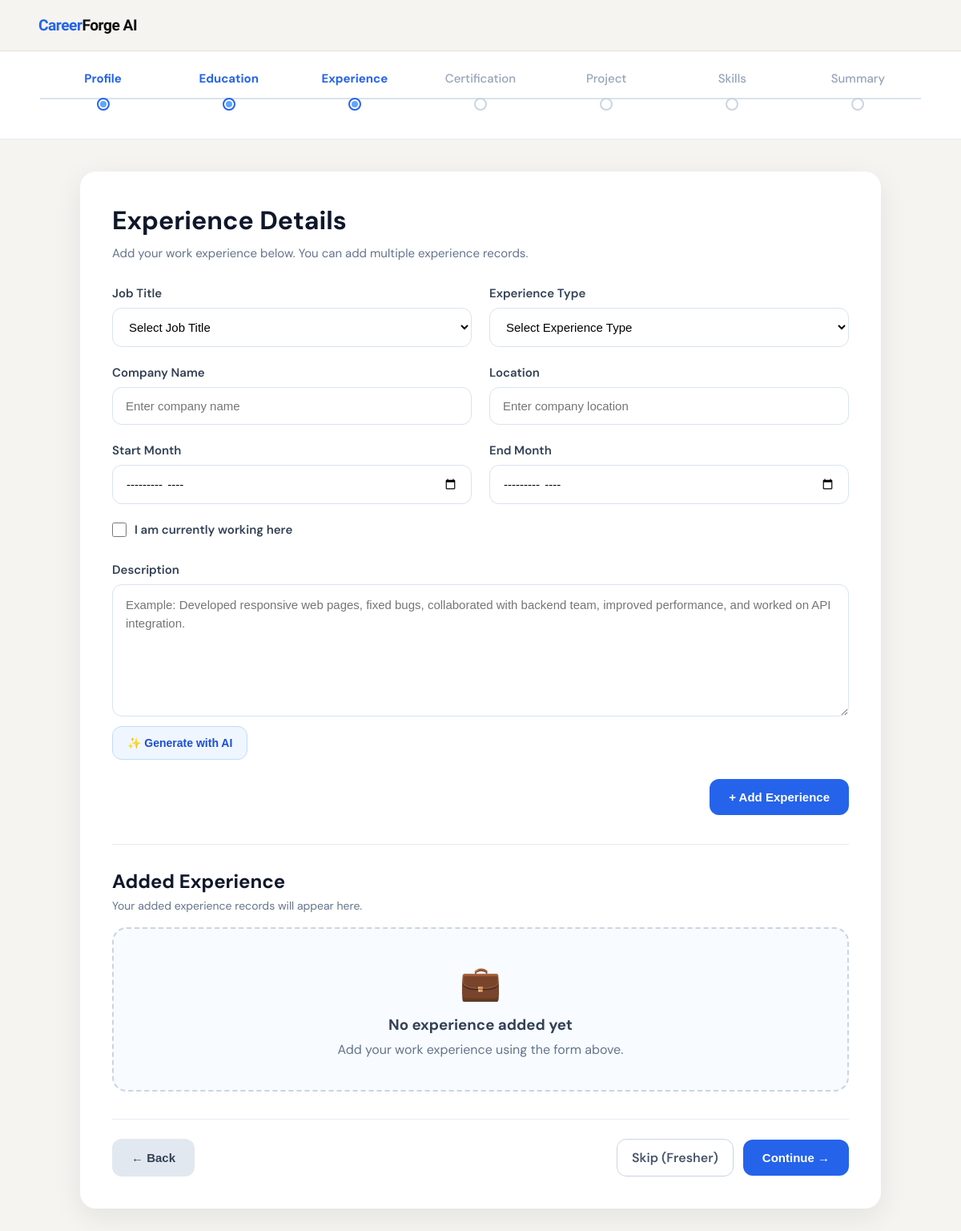
Page /experience.html (signed in) on the earlier database version.
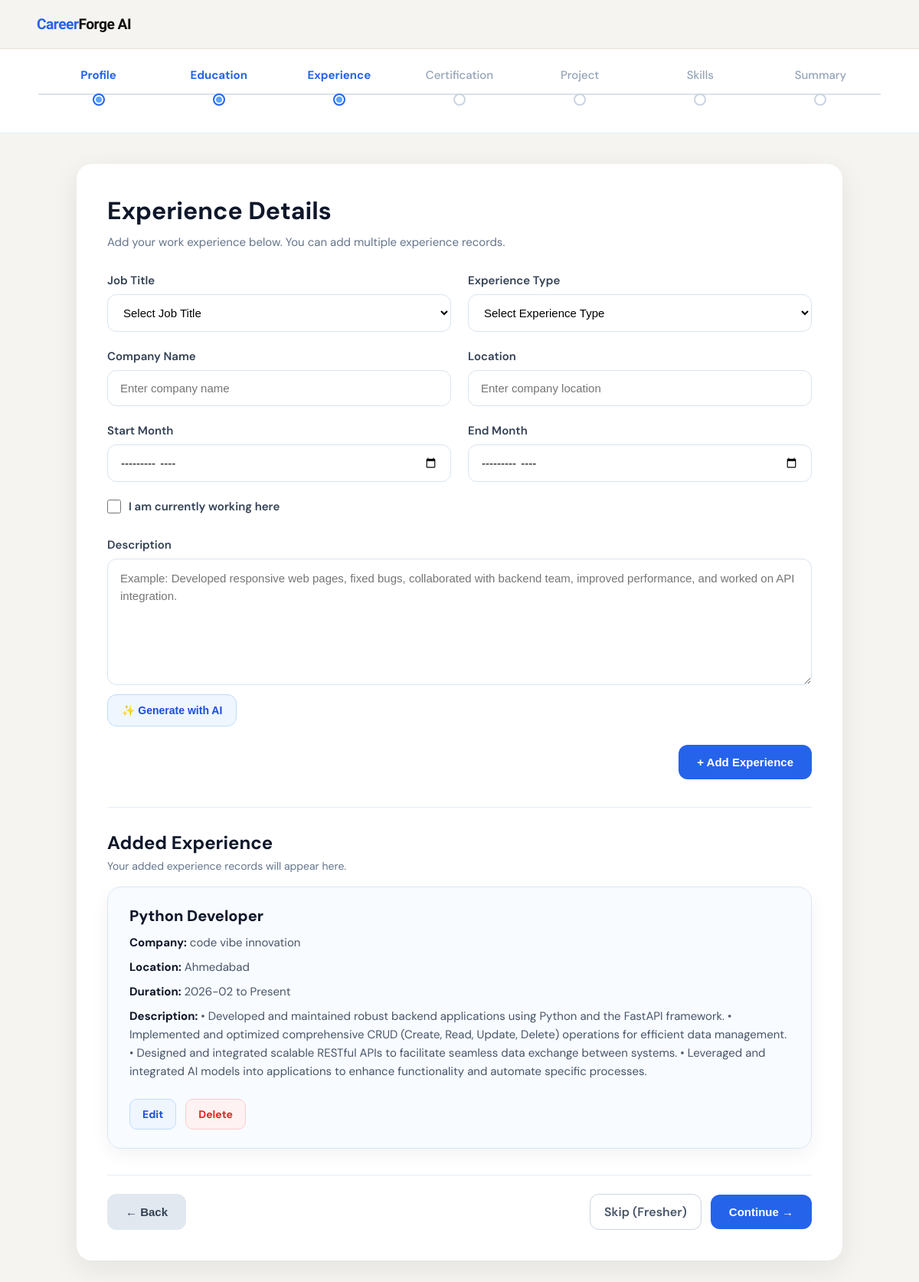
Same page on the later database version.
### tables this page shows
CREATE TABLE experience (
    id INTEGER PRIMARY KEY AUTOINCREMENT,
    user_id INTEGER NOT NULL,
    job_title_id INTEGER,
    custom_job_title TEXT,
    experience_type_id INTEGER,
    company_name TEXT,
    location TEXT,
    start_month TEXT,
    end_month TEXT,
    currently_working INTEGER DEFAULT 0,
    description TEXT,
    FOREIGN KEY (user_id) REFERENCES users(id) ON DELETE CASCADE,
    FOREIGN KEY (job_title_id) REFERENCES job_title_master(id),
    FOREIGN KEY (experience_type_id) REFERENCES experience_type_master(id)
);

### main.py (the view)
@app.get("/experience", response_class=HTMLResponse)
@app.get("/experience_detail", response_class=HTMLResponse)
@app.get("/experience.html", response_class=HTMLResponse)
def experience_page(
    request: Request,
    edit_id: int | None = Query(None)
):
    user = require_login(request)
    if isinstance(user, RedirectResponse):
        return user
    experience_list = get_experience(user["id"])
    job_title_list = get_job_titles()
    experience_type_list = get_experience_types()
    edit_experience = get_experience_by_id(edit_id, user["id"]) if edit_id else None
    return templates.TemplateResponse(
        request,
        "experience.html",
        {
            "request": request,
            "user": user,
            "experience_list": experience_list,
            "job_title_list": job_title_list,
            "experience_type_list": experience_type_list,
            "edit_experience": edit_experience,
            "step": 3
        }
    )

### template/experience.html (shortened to what the changed rows need)
<!DOCTYPE html>
<html lang="en">
<head>
    <link rel="stylesheet" href="/static/experience.css">
</head>
<body>
    <div class="page-wrapper">
        <main class="main-section">
            <div class="experience-card">
                <div class="card-header">
                    <h1>Experience Details</h1>
                </div>
                <div class="saved-section">
                    <div class="saved-header">
                        <h2>Added Experience</h2>
                    </div>
                    <div id="experienceList" class="experience-list">
                        {% if experience_list and experience_list|length > 0 %}
                            {% for experience in experience_list %}
                                <div class="experience-item">
                                    <div class="experience-item-top">
                                        <div>
                                            <h3>
                                                {% if experience.job_title_name %}
                                                    {{ experience.job_title_name }}
                                                {% elif experience.custom_job_title %}
                                                    {{ experience.custom_job_title }}
                                                {% else %}
                                                    Job Title
                                                {% endif %}
                                            </h3>
                                            {% if experience.company_name %}
                                                <p><strong>Company:</strong> {{ experience.company_name }}</p>
                                            {% endif %}
                                            {% if experience.location %}
                                                <p><strong>Location:</strong> {{ experience.location }}</p>
                                            {% endif %}
                                            <p>
                                                <strong>Duration:</strong>
                                                {{ experience.start_month }}
                                                {% if experience.currently_working %}
                                                    to Present
                                                {% elif experience.end_month %}
                                                    to {{ experience.end_month }}
                                                {% else %}
                                                    to Present
                                                {% endif %}
                                            </p>
                                            {% if experience.description %}
                                                <p><strong>Description:</strong> {{ experience.description }}</p>
                                            {% endif %}
                                        </div>
                                    </div>
                                    <div class="experience-actions">
                                        <a href="/experience_detail?edit_id={{ experience.id }}" class="edit-btn">Edit</a>
                                        <a href="/experience/delete/{{ experience.id }}"
                                           class="delete-btn"
                                           onclick="return confirm('Are you sure you want to delete this experience record?')">
                                            Delete
                                        </a>
                                    </div>
                                </div>
                            {% endfor %}
                        {% else %}
                            <div class="empty-state" id="emptyState">
                                <div class="empty-icon">💼</div>
                                <h3>No experience added yet</h3>
                                <p>Add your work experience using the form above.</p>
                            </div>
                        {% endif %}
                    </div>
                </div>
            </div>
        </main>
    </div>
</body>
</html>

Differences in the rows shown:
added experience: job_title_name "Python Developer", company_name "code vibe innovation", location "Ahmedabad", start_month "2026-02", currently_working "to Present", description "• Developed and maintained robust backend applications using Python and the FastAPI framework. • Implemented and optimized comprehensive CRUD (Create, Read, Update, Delete) operations for efficient data management. • Designed and integrated scalable RESTful APIs to facilitate seamless data exchange between systems. • Leveraged and integrated AI models into applications to enhance functionality and automate specific processes."
Other differences:
text no longer shown: "💼 No experience added yet Add your work experience using the form above."
